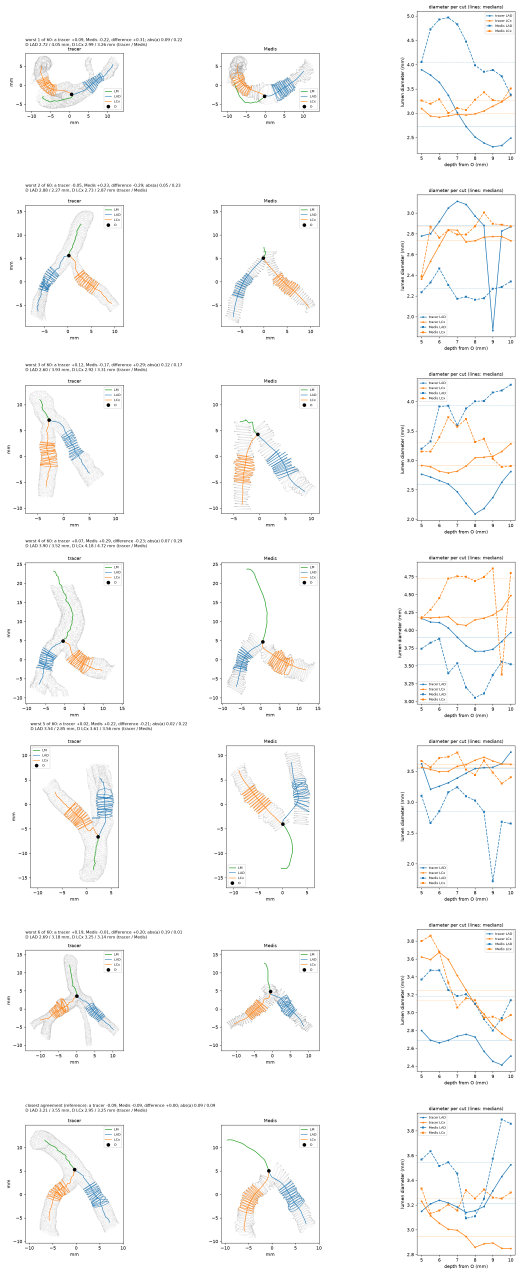
#> input picture CGPS_data/thesis_final/asymmetry_view (1).png, 2080 x 5096 px (shown at 1/4 size)
$ python make_figures.py
#> lines starting #> are read from the running program, lines starting #| are printed output that depends on the picture
"""Crop the figure rows of the week 12 report: from asymmetry_view.png, bifurcation_view.png and curvature_view.png,
the worst difference (row 1) and the closest agreement (last row) of each. A figure not yet copied here is skipped.

    python weekly/week12/make_figures.py

Rows are found from the white bands of the images:
  asymmetry_view.png   a row starts at its topmost ink (the title of its diameter panel) after a white gap of
                       at least GAP px, and ends with its diameter panel (the right 30% of the width): the
                       next row's title sits above that row's left panels, inside the white band below.
  bifurcation_view.png a row ends with the "mm" labels under its two panels: a short ink run (under SHORT px)
                       that follows the panels after a gap of LABEL_GAP px. The next row starts at the first
                       ink after it (its title).
  curvature_view.png   one subfigure per row: rows are split at white gaps of at least ROW_GAP px (within a row
                       the gaps are at most about 35 px, between rows about 70).
The wide white space between panels is cut to KEEP px, so each row is printed larger.
It also copies the three method figures (curvature, angle, plane cut) from Thesis_coronary/content/methodology/figures.
"""
import shutil
from pathlib import Path

import numpy as np
from PIL import Image

HERE = Path(__file__).resolve().parent
FIGS = HERE.parents[1] / "CGPS_data" / "thesis_final"
METHOD = HERE.parents[1] / "Thesis_coronary" / "content" / "methodology" / "figures"
METHOD_FIGS = ("curvature_steps_figure.png", "angle_steps_figure.png", "surface_cut_figure.png")
GAP = 25  # px: white rows between two rows of asymmetry_view (within a row the gaps are at most about 20)
LABEL_GAP = (14, 20)  # px: white rows between the panels and their "mm" label in bifurcation_view
ROW_GAP = 50  # px: white rows between two rows of curvature_view
SHORT = 20  # px: an ink run lower than this is a line of text
PAD = 8  # px kept above and below a row
WIDE = 60  # px: a white column run wider than this lies between two panels
KEEP = 30  # px of it kept


def ink_runs(im):
    """(start, end) of the runs of image rows that hold ink."""
    ink = ~(im > 250).all(axis=1)
    runs, s = [], None
    for y, k in enumerate(ink):
        if k and s is None:
            s = y
        if not k and s is not None:
            runs.append((s, y))
            s = None
    return runs + ([(s, len(ink))] if s is not None else [])


def asymmetry_rows(im):
    """(top, bottom) of each row of asymmetry_view.png."""
    runs = ink_runs(im)
    starts = [runs[0][0]] + [b[0] for a, b in zip(runs, runs[1:]) if b[0] - a[1] >= GAP] + [im.shape[0]]
    rows = []
    for top, nxt in zip(starts, starts[1:]):
        right = np.flatnonzero(~(im[top:nxt, int(0.7 * im.shape[1]):] > 250).all(axis=1))  # diameter panel
        rows.append((top, top + right[-1] + 1))
    return rows


def angle_rows(im):
    """(top, bottom) of each row of bifurcation_view.png."""
    runs = ink_runs(im)
    ends = [b[1] for a, b in zip(runs, runs[1:])
            if LABEL_GAP[0] <= b[0] - a[1] <= LABEL_GAP[1] and b[1] - b[0] < SHORT]
    tops = [runs[0][0]] + [next(r[0] for r in runs if r[0] > e) for e in ends[:-1]]
    return list(zip(tops, ends))


def curvature_rows(im):
    """(top, bottom) of each row of curvature_view.png."""
    runs = ink_runs(im)
    cuts = [k for k, (a, b) in enumerate(zip(runs, runs[1:]), 1) if b[0] - a[1] >= ROW_GAP]
    return [(runs[i][0], runs[j - 1][1]) for i, j in zip([0] + cuts, cuts + [len(runs)])]


def keep_columns(band, gap=WIDE, keep=KEEP):
    """Columns to keep: white column runs wider than gap (the space between panels) shrink to keep px."""
    white = (band > 250).all(axis=0)
    out, x = np.ones(len(white), bool), 0
    while x < len(white):
        if white[x]:
            end = x
            while end < len(white) and white[end]:
                end += 1
            if end - x > gap:
                out[x + keep:end] = False
            x = end
        else:
            x += 1
    return out


def save(src, rows, names, worst=0):
    img = Image.open(src)
    rgb, im = np.asarray(img.convert("RGB")), np.asarray(img.convert("L"))
    for name, (top, bottom) in zip(names, (rows[worst], rows[-1])):
        lo, hi = max(top - PAD, 0), min(bottom + PAD, im.shape[0])
        Image.fromarray(rgb[lo:hi][:, keep_columns(im[lo:hi])]).save(HERE / "week12_figures" / name)
        print(f"{name}: rows {lo}-{hi} of {im.shape[0]} ({len(rows)} figure rows found in {src.name})")


def copy_method_figures():
    """Copy the method figures of the thesis (how each feature is computed, made-up shapes) next to the report."""
    for name in METHOD_FIGS:
        src = METHOD / name
        if not src.exists():
            print(f"{name}: not found, skipped")
            continue
        shutil.copyfile(src, HERE / "week12_figures" / name)
        print(f"{name}: copied")


def main():
    copy_method_figures()
    # the updated angle and asymmetry figures of 2026-11-19 ("(1)" copies); the second-worst row is shown (user)
    for src, finder, names, worst in (
            (FIGS / "asymmetry_view (1).png", asymmetry_rows, ("asym_bad.png", "asym_good.png"), 1),
            (FIGS / "bifurcation_view (1).png", angle_rows, ("angle_bad.png", "angle_good.png"), 1),
            (FIGS / "curvature_view (1).png", curvature_rows, ("curv_bad.png", "curv_good.png"), 1)):
        if not src.exists():
            print(f"{src.name}: not found, skipped")
            continue
        save(src, finder(np.asarray(Image.open(src).convert("L"))), names, worst)
#> the loop in ink_runs, `for y, k in enumerate(ink):` made 5096 passes
#> k on passes 1 to 12: False, False, False, False, False, False, False, False, False, False, False, False
#> after the loop in ink_runs, `for y, k in enumerate(ink):`: runs = 35 pairs, first value 19 to 5057, second value 38 to 5076
#> in asymmetry_rows, `runs = ink_runs(im)`:
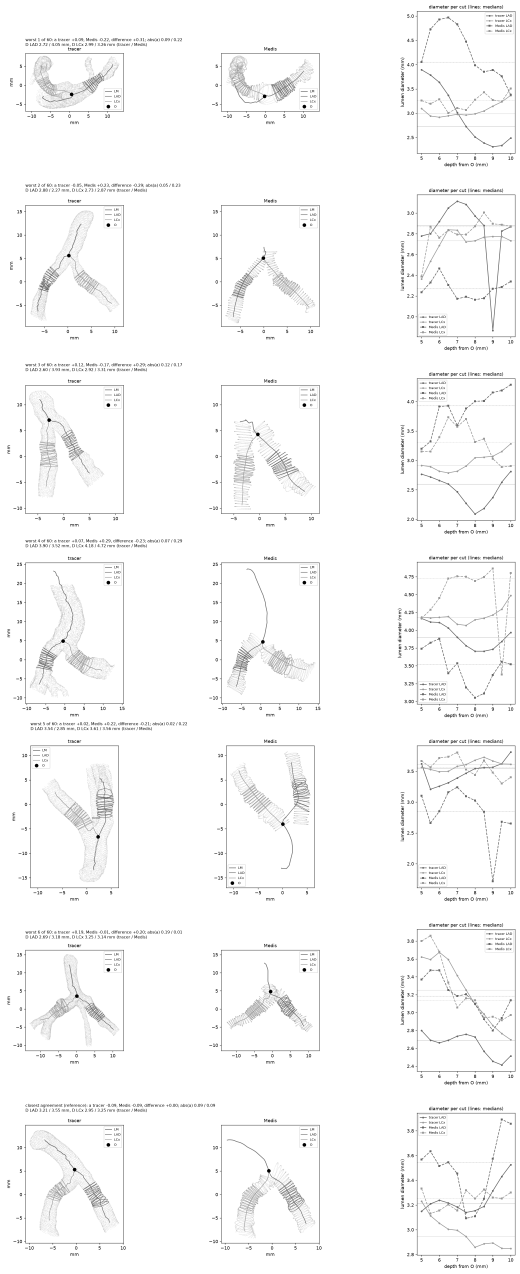
#> im: shape (5096, 2080) (shown at 1/4 size); min 0, max 255, mean 249.4
#> in asymmetry_rows, `starts = [runs[0][0]] + [b[0] for a, b in zip(runs, runs[1:]) if b[0] ..`: starts = [19, 735, 1452, 2223, 2957, 3692, 4415, 5096]
#> the loop in asymmetry_rows, `for top, nxt in zip(starts, starts[1:]):` made 7 passes
#> (top, nxt) on passes 1 to 7: (19, 735), (735, 1452), (1452, 2223), (2223, 2957), (2957, 3692), (3692, 4415), (4415, 5096)
#> after the loop in asymmetry_rows, `for top, nxt in zip(starts, starts[1:]):`: rows = [(19, 669), (735, 1404), (1452, 2138), (2223, 2873), (2957, 3607), (3692, 4342), (4415, 5076)]
#> in save, img is the input picture: PIL image 2080x5096 RGBA; mean R, G, B, A 249.5, 249.4, 249, 255
#> in save, `lo, hi = max(top - PAD, 0), min(bottom + PAD, im.shape[0])`: lo = 727; hi = 1412
#> in keep_columns, `out, x = np.ones(len(white), bool), 0`: x = 0
#> the loop in keep_columns, `while x < len(white):` made 1517 passes
#> x on passes 1, 13, 27, 38: 41, 64, 79, 96
#> x on passes 2 to 7: 42, 43, 44, 45, 46, 47
#> after the loop in keep_columns, `while x < len(white):`: end = 2080
#> in save, `Image.fromarray(rgb[lo:hi][:, keep_columns(im[lo:hi])]).save(HERE / "w..`:
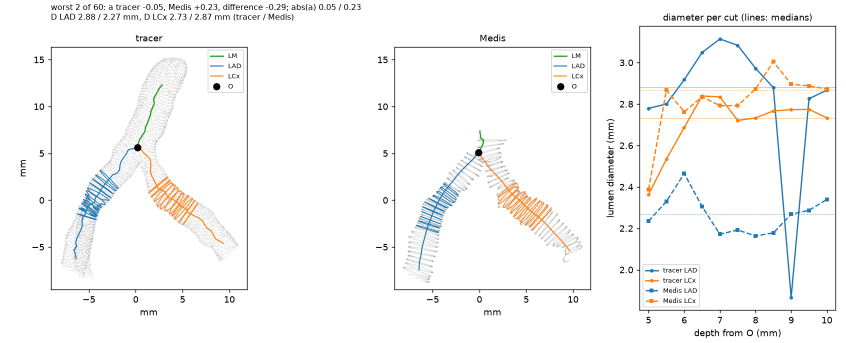
#> saved as asym_bad.png: PIL image 1691x685 RGB (shown at 1/2 size); mean R, G, B 247.9, 247.8, 247.4
#| asym_bad.png: rows 727-1412 of 5096 (7 figure rows found in asymmetry_view (1).png)
    # the run before the full-artery rule (1,661 pairs): its worst row, a Medis fragment, shows how curvature goes wrong
    src = FIGS / "curvature_view.png"
    if src.exists():
        save(src, curvature_rows(np.asarray(Image.open(src).convert("L"))), ("curv_worst.png",), 0)


if __name__ == "__main__":
    main()
